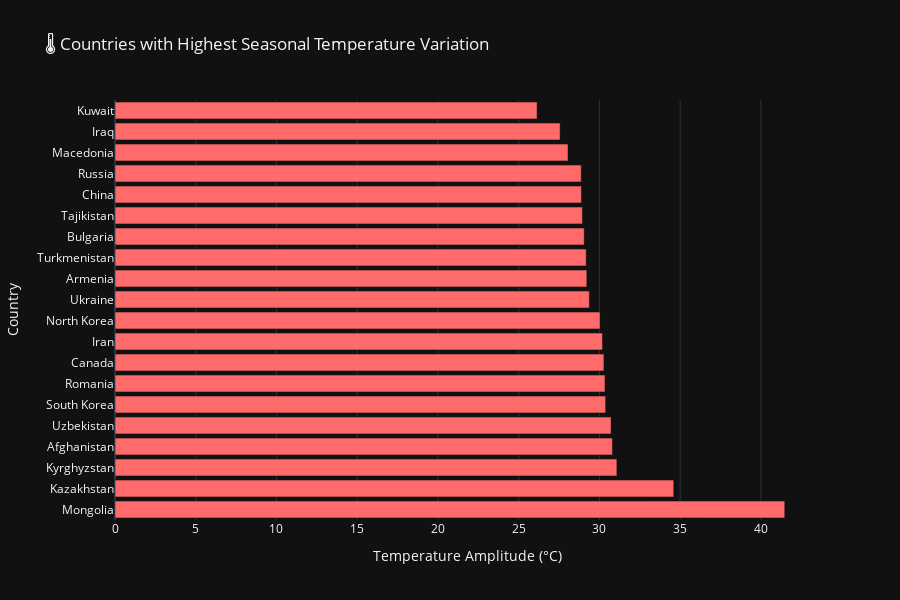

The notebook cell saved with this chart:
### Markdown cell above
## 5. Seasonal Amplitude Analysis

### Code cell
# Calculate seasonal amplitude (difference between max and min monthly avg)
country_seasonal = df.groupby(['country', 'month'])['temperature_celsius'].mean().reset_index()
amplitude = country_seasonal.groupby('country')['temperature_celsius'].agg(['max', 'min'])
amplitude['amplitude'] = amplitude['max'] - amplitude['min']
amplitude = amplitude.sort_values('amplitude', ascending=False)

# Top 20 countries with highest seasonal variation
top_amplitude = amplitude.head(20)

fig = go.Figure(data=[
    go.Bar(
        x=top_amplitude['amplitude'].values,
        y=top_amplitude.index,
        orientation='h',
        marker_color='#FF6B6B'
    )
])

fig.update_layout(
    title='🌡️ Countries with Highest Seasonal Temperature Variation',
    xaxis_title='Temperature Amplitude (°C)',
    yaxis_title='Country',
    template='plotly_dark',
    height=600
)
fig.show()

### Figure 1 — Plotly figure (JSON) as saved in the notebook; plotly's stock layout.template omitted (floating-point values rounded to 4 significant figures)
{"data": [{"marker": {"color": "#FF6B6B"}, "orientation": "h", "type": "bar", "x": [41.48, 34.61, 31.08, 30.81, 30.72, 30.39, 30.34, 30.28, 30.19, 30.04, 29.38, 29.22, 29.18, 29.06, 28.95, 28.88, 28.87, 28.06, 27.57, 26.14], "y": ["Mongolia", "Kazakhstan", "Kyrghyzstan", "Afghanistan", "Uzbekistan", "South Korea", "Romania", "Canada", "Iran", "North Korea", "Ukraine", "Armenia", "Turkmenistan", "Bulgaria", "Tajikistan", "China", "Russia", "Macedonia", "Iraq", "Kuwait"]}], "layout": {"height": 600, "title": {"text": "🌡️ Countries with Highest Seasonal Temperature Variation"}, "xaxis": {"title": {"text": "Temperature Amplitude (°C)"}}, "yaxis": {"title": {"text": "Country"}}}}
